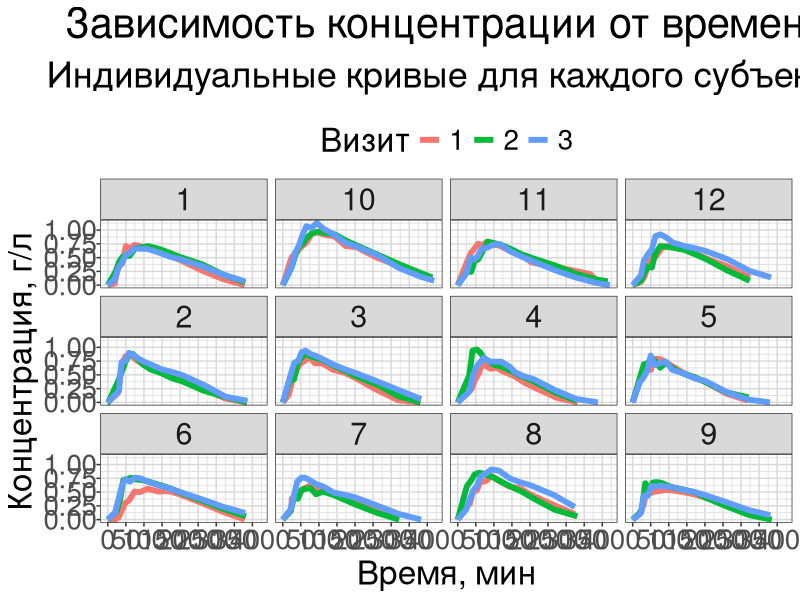
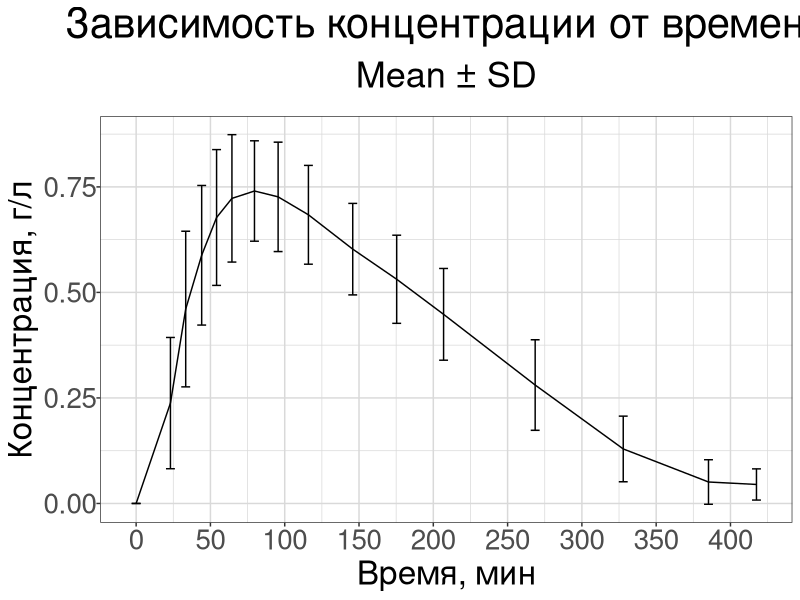
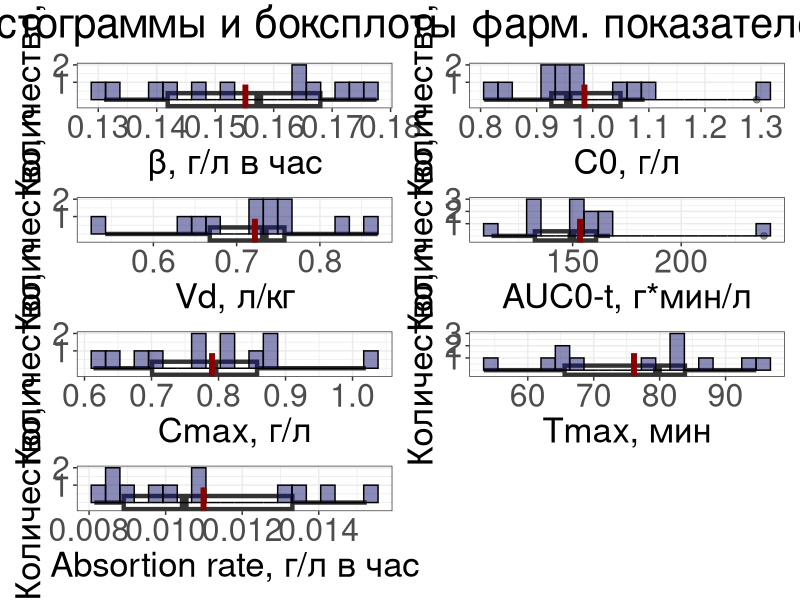
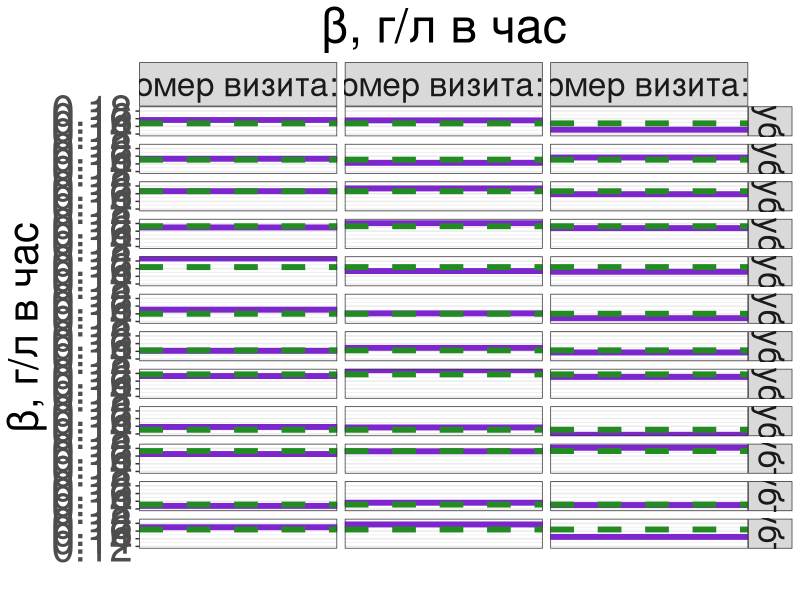
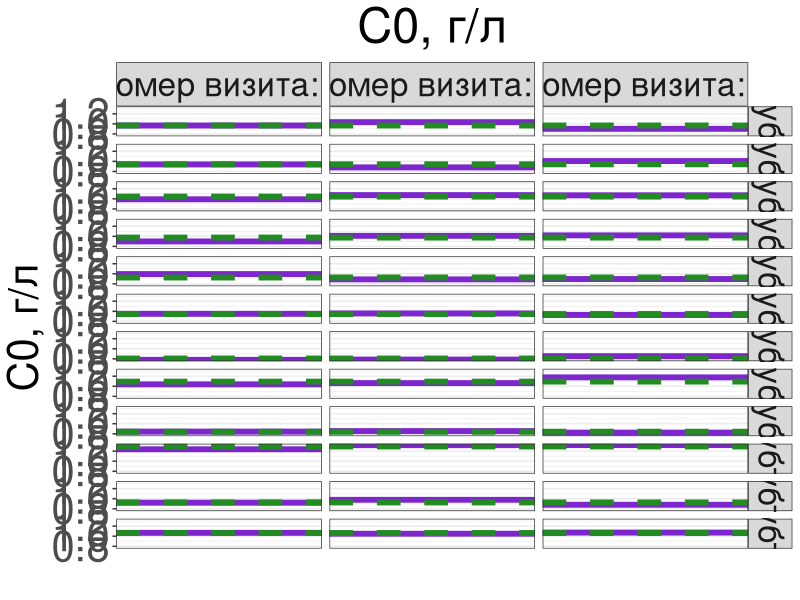
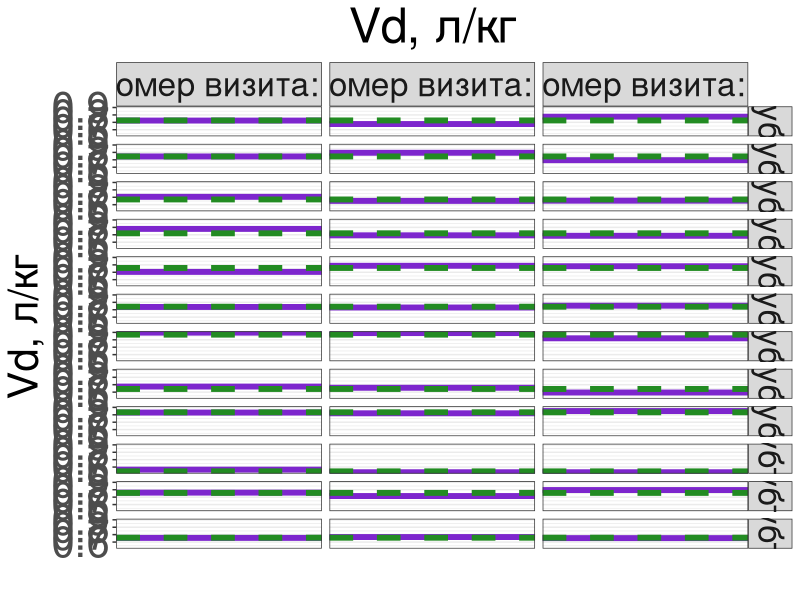
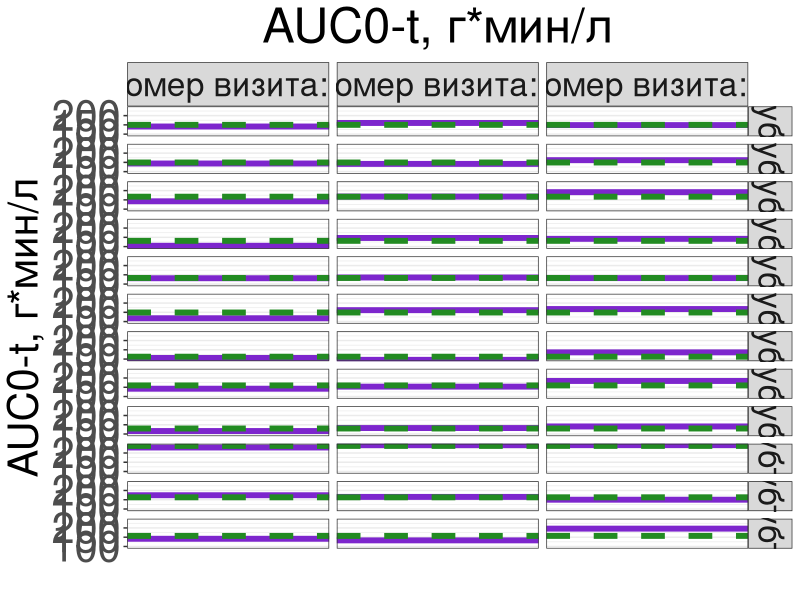
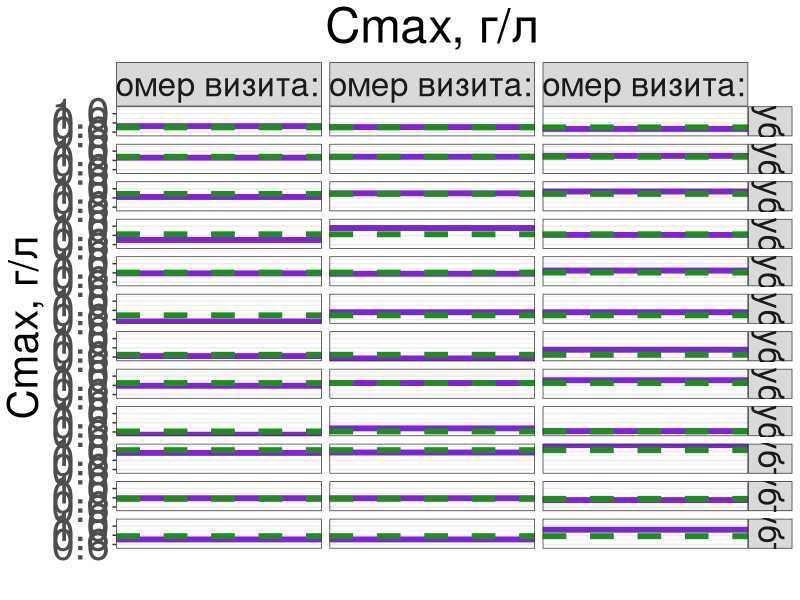

These charts were generated, in order, by the following R code:
## ---- chunk 1
knitr::opts_chunk$set(echo = TRUE)

library(tidyverse)
library(ggplot2)
library(patchwork)
library(flextable)
## ---- chunk 2
theme_custom <-
  theme(
        axis.text.x = element_text(size = 20),
        axis.text.y = element_text(size = 20, margin = margin(t = 15, unit = "pt")),
        axis.title.x = element_text(size = 24),
        axis.title.y = element_text(size = 24),
        panel.background = element_rect(fill = "white", colour = "white"),
        panel.grid = element_line(color = "gray85"),
        legend.text = element_text(size=20),
        legend.title = element_text(size=24),
        plot.title = element_text(size = 30, margin = margin(b = 10, unit = "pt")),
        plot.subtitle = element_text(size = 26, margin = margin(b = 15, unit = "pt"))
  )
standard_theme <- theme_bw() +
  theme(plot.title = element_text(size = 30, hjust = 0.5),
    plot.subtitle = element_text(size = 25, hjust = 0.5),
    plot.caption = element_text(size = 20),
    axis.title = element_text(size = 25),
    axis.text.y = element_text(size = 20),
    axis.text.x = element_text(size = 20),
    legend.title = element_text(size = 20),
    legend.text = element_text(size = 22),
    strip.text = element_text(size = 22))
theme_set(standard_theme)
set_flextable_defaults(table.layout = "autofit")
## ---- chunk 3
data_Yelland <- read.csv("data/raw/Yelland-2008.csv")
data_Yelland <- data_Yelland %>% 
  mutate(across(c(subject_id, occasion), as.character))
str(data_Yelland)
## ---- chunk 4
plot2 <- data_Yelland %>% 
  select(subject_id, conc_g_per_L, time_min, occasion) %>% 
  ggplot(aes(color = occasion)) +
  geom_line(aes(x = time_min, y = conc_g_per_L, group = occasion), linewidth = 2) +
  facet_wrap(subject_id~.)+
  scale_x_continuous(breaks = seq(0, 420, by = 50))+
  scale_y_continuous(breaks = seq(0, 1, by = 0.25))+
    labs(title = "Зависимость концентрации от времени", subtitle = "Индивидуальные кривые для каждого субъекта", x = "Время, мин", y = "Концентрация, г/л", color = "Визит")+
  theme_custom+
  theme(legend.position = "top")

plot2
## ---- chunk 5
# current_num <- 1
# for(i in 1:nrow(data_Yelland)) {
#   if(data_Yelland$time_min[i] == 0) {
#     current_num <- 1  # обнуляем счетчик
#   } else {
#     current_num <- current_num + 1
#   }
#   data_Yelland$point_id[i] <- current_num
# }
# 
# rm(i)
# rm(current_num)

# можно сделать то же самое с помощью row_number()
data_Yelland <- data_Yelland %>% 
  mutate(case_name = str_c(subject_id, "_",occasion))

data_Yelland <- data_Yelland %>%
  group_by(case_name) %>%
  mutate(point_id = row_number()) %>% 
  ungroup()
## ---- chunk 6
data_Yelland_mean_sd <- data_Yelland %>% 
  group_by(point_id) %>%
  summarise(conc_avg = mean(conc_g_per_L), conc_max = mean(conc_g_per_L) + sd(conc_g_per_L), conc_min = mean(conc_g_per_L) - sd(conc_g_per_L), time_min_avg = mean(time_min))

data_Yelland_mean_sd %>% 
  ggplot() +
  geom_line(aes(x = time_min_avg, y = conc_avg)) +
  geom_errorbar(aes(x = time_min_avg, ymin = conc_min, ymax = conc_max), width = 6, size=0.5) +
  scale_x_continuous(breaks = seq(0, 400, by = 50)) +
  scale_y_continuous(breaks = seq(0, 1, by = 0.25)) +    
  labs(title = "Зависимость концентрации от времени", subtitle = "Mean ± SD", x = "Время, мин", y = "Концентрация, г/л") +
  theme_custom
## ---- chunk 7
pharma_fun <- function(conc, t, dose, k = 2) {
  # Моделирование для подсчёта beta, C0, Vd
  t_sample <- {{t}}[(first(which.max({{conc}})) + k):length({{t}})]
  conc_sample <- conc[(first(which.max({{conc}})) + k):length({{conc}})]
  dose <- first({{dose}})
  model <- lm({{conc_sample}} ~ {{t_sample}})
  Beta <- -as.numeric(model$coefficients[2])
  C_0 <- as.numeric(model$coefficients[1])
  V_d <- dose / C_0
  
  # Подсчёт AUC0-t
  
  # if (length({{t}}) < 2) AUC <- NA
  # if (anyNA({{t}}) | anyNA({{conc}})) AUC <- NaN
  t0 = {{t}}[-length({{t}})]
  t1 = {{t}}[-1]
  c0 = {{conc}}[-length({{conc}})]
  c1 = {{conc}}[-1]
  AUC = sum(((c0 + c1)/2)*(t1 - t0))
  
  # Подсчёт Cmax
  cmax <- max(conc)
  
  # Подсчёт Tmax
  tmax <- t[first(which.max(conc))]
  
  abs_rate <- cmax/tmax
  
  return(list(Beta = Beta,
              C_0 = C_0,
              V_d = V_d,
              AUC = AUC,
              Cmax = cmax,
              Tmax = tmax,
              Abs_rate = abs_rate))
}

stat_ph <- list(
        "Среднее" = ~mean(., na.rm = TRUE) %>% round(4),
        "Медиана" = ~median(., na.rm = TRUE)%>% round(4),
        "Стандартное отклонение"   = ~sd(., na.rm = TRUE) %>% round(4),
        "Коэффициент вариации (CV), %" = ~round((sd(., na.rm = TRUE))/(mean(., na.rm = TRUE)) * 100, 2)
        )



pharmacokinetics_data <- data_Yelland %>% 
  arrange(time_min) %>% 
  nest(.by = case_name, .key = "case_data") %>% 
  mutate(pharma = purrr::map(case_data,
                            ~pharma_fun(.$conc_g_per_L,
                                        .$time_min,
                                        .$dose_g_per_kg))) %>% 
  unnest_wider(col = pharma) %>% 
  select(-case_data) %>% 
  separate(case_name,
           into = c("subject_id", "occasion"),
           sep = "_",
           remove = FALSE)

## ---- chunk 8
pharmacokinetics_data_table <- pharmacokinetics_data %>% 
  mutate(Beta = Beta * 60) %>%  # перевожу в г/л в час
  rename(`β, г/л в час` = Beta,
         `C0, г/л` = C_0,
         `Vd, л/кг` = V_d,
         `AUC0-t, г*мин/л` = AUC,
         `Cmax, г/л` = Cmax,
         `Tmax, мин` = Tmax,
         `Absortion rate, г/л в час` = Abs_rate)
pharmacokinetics_data_table %>%
  select(-subject_id, -occasion) %>% 
  pivot_longer(!case_name,
               names_to = "Показатель",
               values_to = "Значение") %>% 
  group_by(`Показатель`) %>% 
  summarise(across(`Значение`, stat_ph, .names = "{.fn}")) %>% 
  ungroup() %>% 
  flextable() %>%
  theme_box %>% 
  fontsize(size=9) %>% 
  add_header_row(values  = "Описательные статистики фармакокинетических показателей", colwidths = 5)
## ---- chunk 9
hist_fn <- function(data, col) {
  
  ggplot(data, aes(x = {{col}})) +
  geom_boxplot(
    alpha = 0.5,
  # width = width,
    linewidth = 1.5,
    outlier.size = 2,
  ) +
  geom_histogram(
    fill = "midnightblue",
    alpha = 0.5,
    colour = "black",
    bins = 20
  ) +
    scale_y_continuous(breaks = seq(1, 100, by = 1)) +
    geom_vline(aes(xintercept = mean({{col}}, na.rm = T)),
               color = "darkred",
               linetype = 2,
               linewidth = 2) +
  labs(# title = rlang::englue("{{col}}"),
       y = "Количество, n",
       x = rlang::englue("{{col}}")) +
  theme(plot.title = element_text(hjust = 0.5),
        axis.title = element_text(size = 25),
        axis.text.y = element_text(size = 23),
        axis.text.x = element_text(size = 23),
        legend.title = element_text(size = 23),
        legend.text = element_text(size = 23))
}

pharmacokinetics_data_for_plots <- pharmacokinetics_data_table %>% 
  group_by(subject_id) %>% 
  summarise(across(where(is.numeric), ~mean(.x))) %>% 
  ungroup() %>% 
  arrange(as.numeric(subject_id))

col_list <- pharmacokinetics_data_for_plots %>%
  select(-subject_id) %>%
  names() %>%
  syms()

hist_plots <- purrr::map(col_list,
    ~ hist_fn(pharmacokinetics_data_for_plots, !!.x))

wrap_plots(hist_plots, ncol = 2) +
  plot_annotation(title = "Гистограммы и боксплоты фарм. показателей",
                  theme = standard_theme)
## ---- chunk 10
ii_in_variability <- function(pharmacokinetics_parametr, subject_id, vis = 3) {
  
  mod <- lm(log({{pharmacokinetics_parametr}}) ~ factor({{subject_id}}))
  
  anova_mod <- anova(mod)
  
  SDb <- sqrt((anova_mod$`Mean Sq`[1] - anova_mod$`Mean Sq`[2])/vis)
  
  CVb <- sqrt(exp(SDb^2)-1) * 100
  
  SDw <- sqrt(anova_mod$`Mean Sq`[2])
  
  CVw <- sqrt(exp(SDw^2)-1) * 100
  
  b_perc <- SDb^2/(SDb^2+SDw^2) * 100
  
  w_perc <- SDw^2/(SDb^2+SDw^2) * 100
  
  return(tibble(
    SDb = round(SDb, 4),
    CVb = round(CVb, 0),
    b_perc = round(b_perc,0),
    SDw = round(SDw, 4),
    CVw = round(CVw, 0),
    w_perc = round(w_perc,0))
    )
}


pharmacokinetics_data_variance <- pharmacokinetics_data_table %>% 
  summarise(across(where(is.numeric), ~ii_in_variability(.x, subject_id))) %>% 
  pivot_longer(everything(),
               names_to = "Показатель",
               values_to = "variability") %>% 
  unnest_wider(variability)

pharmacokinetics_data_table <- pharmacokinetics_data_table %>%
  select(-subject_id, -occasion) %>% 
  pivot_longer(!case_name,
               names_to = "Показатель",
               values_to = "Значение") %>% 
  group_by(`Показатель`) %>% 
  summarise(across(`Значение`, stat_ph, .names = "{.fn}")) %>% 
  ungroup() %>%
  left_join(pharmacokinetics_data_variance)

pharmacokinetics_data_table %>% 
  flextable() %>%
  theme_box %>% 
  fontsize(size=9) %>% 
  add_header_row(values  = "Описательные статистики фармакокинетических показателей вместе с межсубъектной и внутрисубъектной вариабельностью", colwidths = 11)
## ---- chunk 11
pharmacokinetics_data <- pharmacokinetics_data %>%
  mutate(Beta = Beta * 60) %>%
  rename(`β, г/л в час` = Beta,
         `C0, г/л` = C_0,
         `Vd, л/кг` = V_d,
         `AUC0-t, г*мин/л` = AUC,
         `Cmax, г/л` = Cmax,
         `Tmax, мин` = Tmax,
         `Absortion rate, г/л в час` = Abs_rate)
## ---- chunk 12
param_plot_fn <- function(data, col, occasion, subject_id) {
  
  data_upd <- data %>% 
    group_by({{subject_id}}) %>% 
    mutate(subj_mean = mean({{col}}, na.rm = TRUE)) %>% 
    ungroup()
  
  ggplot(data_upd, aes(x = {{col}})) +
  geom_hline(aes(yintercept = {{col}}),
             color = "purple3",
             linewidth = 2) +
  geom_hline(aes(yintercept = subj_mean),
               color = "forestgreen",
               linetype = 2,
               linewidth = 2) +
  labs(title = rlang::englue("{{col}}"),
       y = rlang::englue("{{col}}"),
       x = "") +
   facet_grid(rows = vars(as.numeric({{subject_id}})),
              cols = vars({{occasion}}),
              labeller = labeller(
                .rows = function(x) paste("Номер субъекта:", x),
                .cols = function(x) paste("Номер визита:", x)
      )
) +
    theme_bw() +
  theme(plot.title = element_text(hjust = 0.5, size = 35),
        axis.title = element_text(size = 30),
        axis.text.y = element_text(size = 30),
        axis.text.x = element_text(size = 30),
        strip.text = element_text(size = 24)
        )
}

param_plot_fn(pharmacokinetics_data, `β, г/л в час`, occasion, subject_id)
## ---- chunk 13
param_plot_fn(pharmacokinetics_data, `C0, г/л`, occasion, subject_id)
## ---- chunk 14
param_plot_fn(pharmacokinetics_data, `Vd, л/кг`, occasion, subject_id)
## ---- chunk 15
param_plot_fn(pharmacokinetics_data, `AUC0-t, г*мин/л`, occasion, subject_id)
## ---- chunk 16
param_plot_fn(pharmacokinetics_data, `Cmax, г/л`, occasion, subject_id)
## ---- chunk 17
param_plot_fn(pharmacokinetics_data, `Tmax, мин`, occasion, subject_id)
## ---- chunk 18
param_plot_fn(pharmacokinetics_data, `Absortion rate, г/л в час`, occasion, subject_id)
